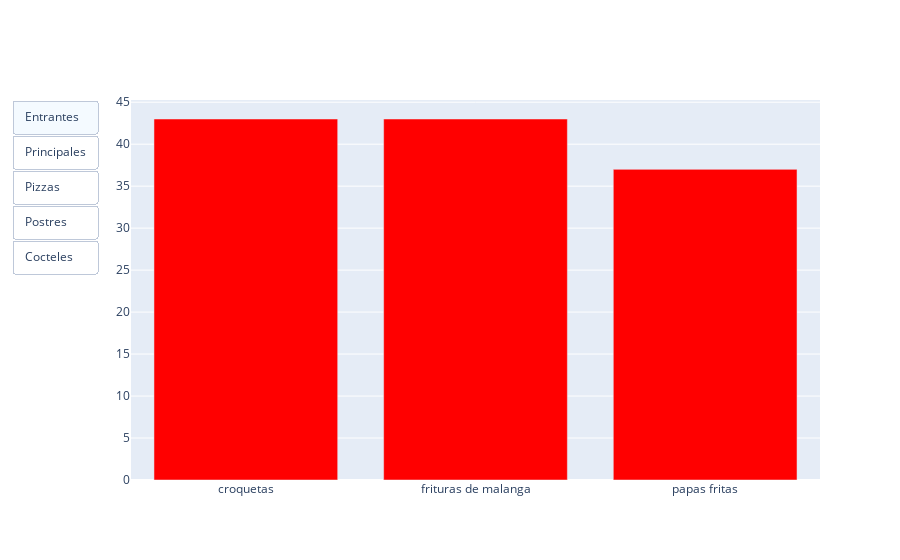

Notebook cell for this chart:
### Markdown cell above
Ay!!, mijo lo único que te va a pedir tu madre es que por favor no me pongas a preparar moderneses tu sabes que mi cocina es a la antigua y compra sazones naturales que para tí no es novedad el odio que le tengo a cocinar con polvitos de esos.

-Alejandro: Tranquila vieja, aquí se cocina lo que tú digas y sabes que no hay cosa que nos guste más a nosotros que los platillos comunes, aqui no somos de caviar, ni de salmón, hasta el restaurante mas glamuroso de La Habana tiene que tener en su menú una oferta de ropa vieja y unas buenas croquetas.

### Code cell
#Grafico de barras que muestra cuales son los 3 (entrantes,principales,pizzas,postres,cocteles) mas comunes en los menus :)

starters = bp.encontrar_comunes(data, "starters")
mains = bp.encontrar_comunes(data, "mains")
pizzas = bp.encontrar_comunes(data, "pizza")
desserts = bp.encontrar_comunes(data, "desserts")
cocktails = bp.encontrar_comunes(data, "cocktails")

grafico_starters = bp.c_grafico(starters, "Entrantes", "red")
grafico_mains = bp.c_grafico(mains, "Principales", "blue")
grafico_pizzas = bp.c_grafico(pizzas, "Pizzas","green")
grafico_desserts = bp.c_grafico(desserts, "Postres", "orange")
grafico_cocktails = bp.c_grafico(cocktails, "Cocteles", "purple")


fig = go.Figure()


fig.add_traces([grafico_starters, grafico_mains, grafico_pizzas, grafico_desserts, grafico_cocktails])

fig.update_traces(visible=False)
fig.data[0].visible = True  


buttons = [
    dict(label="Entrantes", method="update", args=[{"visible": [True, False, False, False, False]}, {"title": "Entrantes mas comunes"}]),
    dict(label="Principales", method="update", args=[{"visible": [False, True, False, False, False]}, {"title": "Principales mas comunes"}]),
    dict(label="Pizzas", method="update", args=[{"visible": [False, False, True, False, False]}, {"title": "Pizzas mas comunes"}]),
    dict(label="Postres", method="update", args=[{"visible": [False, False, False, True, False]}, {"title": "Postres mas comunes"}]),
    dict(label="Cocteles", method="update", args=[{"visible": [False, False, False, False, True]}, {"title": "Cocteles mas comunes"}]),]
   
fig.update_layout(
    updatemenus=[
        dict(
            type="buttons",
            showactive=True,
            buttons=buttons,
        )
    ]
)

pio.show(fig)

### Figure 1 — Plotly figure (JSON) as saved in the notebook; plotly's stock layout.template omitted (floating-point values rounded to 4 significant figures)
{"data": [{"marker": {"color": "red"}, "name": "Entrantes", "type": "bar", "visible": true, "x": ["croquetas", "frituras de malanga", "papas fritas"], "y": [43, 43, 37]}, {"marker": {"color": "blue"}, "name": "Principales", "type": "bar", "visible": false, "x": ["ropa vieja", "bistec de cerdo", "vaca frita"], "y": [47, 30, 29]}, {"marker": {"color": "green"}, "name": "Pizzas", "type": "bar", "visible": false, "x": ["pizza napolitana", "pizza hawaiana", "pizza de jamon"], "y": [38, 30, 19]}, {"marker": {"color": "orange"}, "name": "Postres", "type": "bar", "visible": false, "x": ["flan", "copa de helado", "copa lolita"], "y": [19, 17, 15]}, {"marker": {"color": "purple"}, "name": "Cocteles", "type": "bar", "visible": false, "x": ["cuba libre", "mojito", "caipiroska"], "y": [69, 65, 61]}], "layout": {"updatemenus": [{"buttons": [{"args": [{"visible": [true, false, false, false, false]}, {"title": "Entrantes mas comunes"}], "label": "Entrantes", "method": "update"}, {"args": [{"visible": [false, true, false, false, false]}, {"title": "Principales mas comunes"}], "label": "Principales", "method": "update"}, {"args": [{"visible": [false, false, true, false, false]}, {"title": "Pizzas mas comunes"}], "label": "Pizzas", "method": "update"}, {"args": [{"visible": [false, false, false, true, false]}, {"title": "Postres mas comunes"}], "label": "Postres", "method": "update"}, {"args": [{"visible": [false, false, false, false, true]}, {"title": "Cocteles mas comunes"}], "label": "Cocteles", "method": "update"}], "showactive": true, "type": "buttons"}]}}
